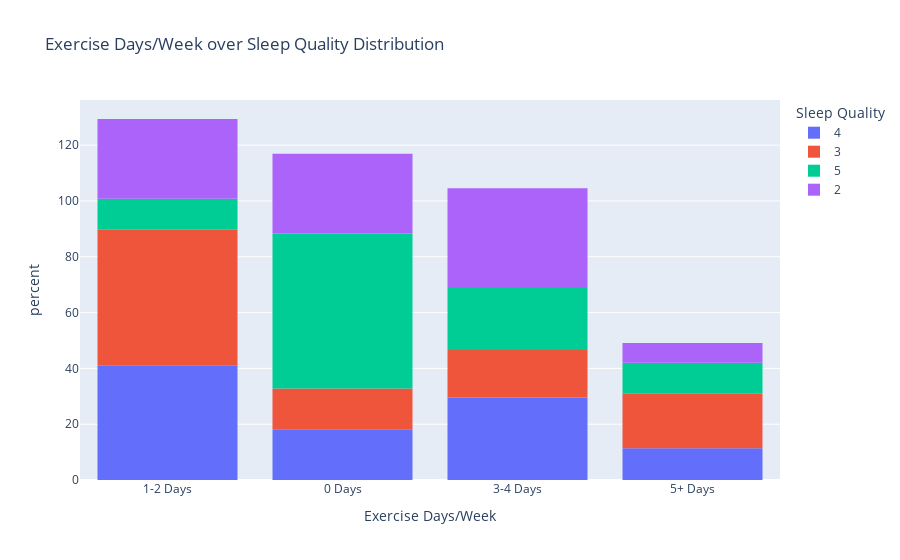
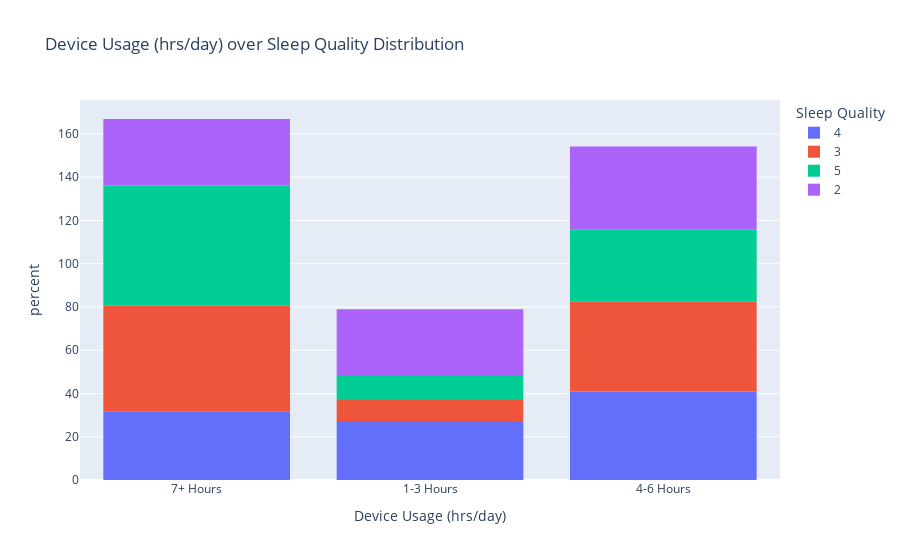
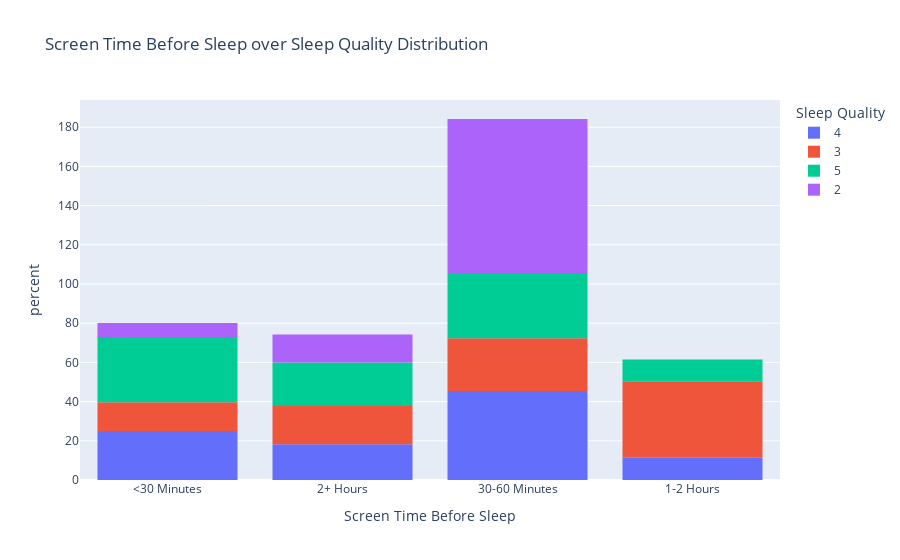

Notebook code cell kept with these figures, in order:
### Markdown cell above
### Behavior

### Code cell
for col in df.columns[5:8]:
    fig = px.histogram(df, x=col, color="Sleep Quality",title=f"{col} over Sleep Quality Distribution", histnorm="percent")
    fig.show()

### Figure 1 — Plotly figure (JSON) as saved in the notebook; plotly's stock layout.template omitted (floating-point values rounded to 4 significant figures)
{"data": [{"alignmentgroup": "True", "bingroup": "x", "histnorm": "percent", "hovertemplate": "Sleep Quality=4<br>Exercise Days/Week=%{x}<br>percent=%{y}<extra></extra>", "legendgroup": "4", "marker": {"color": "#636efa", "pattern": {"shape": ""}}, "name": "4", "offsetgroup": "4", "orientation": "v", "showlegend": true, "type": "histogram", "x": ["1-2 Days", "0 Days", "1-2 Days", "3-4 Days", "1-2 Days", "0 Days", "1-2 Days", "3-4 Days", "1-2 Days", "1-2 Days", "3-4 Days", "3-4 Days", "1-2 Days", "1-2 Days", "3-4 Days", "3-4 Days", "0 Days", "3-4 Days", "3-4 Days", "1-2 Days", "1-2 Days", "0 Days", "3-4 Days", "5+ Days", "1-2 Days", "0 Days", "1-2 Days", "3-4 Days", "5+ Days", "1-2 Days", "0 Days", "3-4 Days", "1-2 Days", "0 Days", "5+ Days", "3-4 Days", "1-2 Days", "1-2 Days", "3-4 Days", "1-2 Days", "5+ Days", "5+ Days", "0 Days", "1-2 Days"], "xaxis": "x", "yaxis": "y"}, {"alignmentgroup": "True", "bingroup": "x", "histnorm": "percent", "hovertemplate": "Sleep Quality=3<br>Exercise Days/Week=%{x}<br>percent=%{y}<extra></extra>", "legendgroup": "3", "marker": {"color": "#EF553B", "pattern": {"shape": ""}}, "name": "3", "offsetgroup": "3", "orientation": "v", "showlegend": true, "type": "histogram", "x": ["1-2 Days", "0 Days", "1-2 Days", "5+ Days", "3-4 Days", "1-2 Days", "0 Days", "3-4 Days", "5+ Days", "5+ Days", "1-2 Days", "3-4 Days", "3-4 Days", "0 Days", "3-4 Days", "1-2 Days", "0 Days", "1-2 Days", "1-2 Days", "1-2 Days", "5+ Days", "1-2 Days", "3-4 Days", "1-2 Days", "1-2 Days", "3-4 Days", "1-2 Days", "0 Days", "5+ Days", "0 Days", "5+ Days", "1-2 Days", "1-2 Days", "1-2 Days", "1-2 Days", "5+ Days", "5+ Days", "1-2 Days", "1-2 Days", "1-2 Days", "1-2 Days"], "xaxis": "x", "yaxis": "y"}, {"alignmentgroup": "True", "bingroup": "x", "histnorm": "percent", "hovertemplate": "Sleep Quality=5<br>Exercise Days/Week=%{x}<br>percent=%{y}<extra></extra>", "legendgroup": "5", "marker": {"color": "#00cc96", "pattern": {"shape": ""}}, "name": "5", "offsetgroup": "5", "orientation": "v", "showlegend": true, "type": "histogram", "x": ["5+ Days", "3-4 Days", "3-4 Days", "1-2 Days", "0 Days", "0 Days", "0 Days", "0 Days", "0 Days"], "xaxis": "x", "yaxis": "y"}, {"alignmentgroup": "True", "bingroup": "x", "histnorm": "percent", "hovertemplate": "Sleep Quality=2<br>Exercise Days/Week=%{x}<br>percent=%{y}<extra></extra>", "legendgroup": "2", "marker": {"color": "#ab63fa", "pattern": {"shape": ""}}, "name": "2", "offsetgroup": "2", "orientation": "v", "showlegend": true, "type": "histogram", "x": ["1-2 Days", "5+ Days", "3-4 Days", "3-4 Days", "1-2 Days", "3-4 Days", "0 Days", "3-4 Days", "0 Days", "1-2 Days", "1-2 Days", "3-4 Days", "0 Days", "0 Days"], "xaxis": "x", "yaxis": "y"}], "layout": {"barmode": "relative", "legend": {"title": {"text": "Sleep Quality"}, "tracegroupgap": 0}, "title": {"text": "Exercise Days/Week over Sleep Quality Distribution"}, "xaxis": {"anchor": "y", "domain": [0, 1], "title": {"text": "Exercise Days/Week"}}, "yaxis": {"anchor": "x", "domain": [0, 1], "title": {"text": "percent"}}}}

### Figure 2 — Plotly figure (JSON) as saved in the notebook; plotly's stock layout.template omitted (floating-point values rounded to 4 significant figures)
{"data": [{"alignmentgroup": "True", "bingroup": "x", "histnorm": "percent", "hovertemplate": "Sleep Quality=4<br>Device Usage (hrs/day)=%{x}<br>percent=%{y}<extra></extra>", "legendgroup": "4", "marker": {"color": "#636efa", "pattern": {"shape": ""}}, "name": "4", "offsetgroup": "4", "orientation": "v", "showlegend": true, "type": "histogram", "x": ["7+ Hours", "7+ Hours", "1-3 Hours", "7+ Hours", "4-6 Hours", "4-6 Hours", "7+ Hours", "4-6 Hours", "1-3 Hours", "1-3 Hours", "1-3 Hours", "4-6 Hours", "7+ Hours", "7+ Hours", "4-6 Hours", "4-6 Hours", "7+ Hours", "4-6 Hours", "1-3 Hours", "1-3 Hours", "7+ Hours", "1-3 Hours", "4-6 Hours", "4-6 Hours", "7+ Hours", "1-3 Hours", "4-6 Hours", "4-6 Hours", "1-3 Hours", "4-6 Hours", "4-6 Hours", "4-6 Hours", "7+ Hours", "1-3 Hours", "4-6 Hours", "4-6 Hours", "1-3 Hours", "7+ Hours", "4-6 Hours", "7+ Hours", "7+ Hours", "7+ Hours", "1-3 Hours", "4-6 Hours"], "xaxis": "x", "yaxis": "y"}, {"alignmentgroup": "True", "bingroup": "x", "histnorm": "percent", "hovertemplate": "Sleep Quality=3<br>Device Usage (hrs/day)=%{x}<br>percent=%{y}<extra></extra>", "legendgroup": "3", "marker": {"color": "#EF553B", "pattern": {"shape": ""}}, "name": "3", "offsetgroup": "3", "orientation": "v", "showlegend": true, "type": "histogram", "x": ["7+ Hours", "7+ Hours", "7+ Hours", "4-6 Hours", "7+ Hours", "7+ Hours", "7+ Hours", "1-3 Hours", "4-6 Hours", "4-6 Hours", "7+ Hours", "4-6 Hours", "4-6 Hours", "7+ Hours", "7+ Hours", "7+ Hours", "7+ Hours", "1-3 Hours", "4-6 Hours", "7+ Hours", "4-6 Hours", "7+ Hours", "4-6 Hours", "7+ Hours", "4-6 Hours", "4-6 Hours", "4-6 Hours", "7+ Hours", "7+ Hours", "1-3 Hours", "7+ Hours", "4-6 Hours", "4-6 Hours", "7+ Hours", "4-6 Hours", "4-6 Hours", "7+ Hours", "1-3 Hours", "4-6 Hours", "4-6 Hours", "7+ Hours"], "xaxis": "x", "yaxis": "y"}, {"alignmentgroup": "True", "bingroup": "x", "histnorm": "percent", "hovertemplate": "Sleep Quality=5<br>Device Usage (hrs/day)=%{x}<br>percent=%{y}<extra></extra>", "legendgroup": "5", "marker": {"color": "#00cc96", "pattern": {"shape": ""}}, "name": "5", "offsetgroup": "5", "orientation": "v", "showlegend": true, "type": "histogram", "x": ["4-6 Hours", "1-3 Hours", "7+ Hours", "4-6 Hours", "7+ Hours", "4-6 Hours", "7+ Hours", "7+ Hours", "7+ Hours"], "xaxis": "x", "yaxis": "y"}, {"alignmentgroup": "True", "bingroup": "x", "histnorm": "percent", "hovertemplate": "Sleep Quality=2<br>Device Usage (hrs/day)=%{x}<br>percent=%{y}<extra></extra>", "legendgroup": "2", "marker": {"color": "#ab63fa", "pattern": {"shape": ""}}, "name": "2", "offsetgroup": "2", "orientation": "v", "showlegend": true, "type": "histogram", "x": ["4-6 Hours", "7+ Hours", null, "4-6 Hours", "4-6 Hours", "7+ Hours", "4-6 Hours", "1-3 Hours", "7+ Hours", "1-3 Hours", "1-3 Hours", "1-3 Hours", "7+ Hours", "4-6 Hours"], "xaxis": "x", "yaxis": "y"}], "layout": {"barmode": "relative", "legend": {"title": {"text": "Sleep Quality"}, "tracegroupgap": 0}, "title": {"text": "Device Usage (hrs/day) over Sleep Quality Distribution"}, "xaxis": {"anchor": "y", "domain": [0, 1], "title": {"text": "Device Usage (hrs/day)"}}, "yaxis": {"anchor": "x", "domain": [0, 1], "title": {"text": "percent"}}}}

### Figure 3 — Plotly figure (JSON) as saved in the notebook; plotly's stock layout.template omitted (floating-point values rounded to 4 significant figures)
{"data": [{"alignmentgroup": "True", "bingroup": "x", "histnorm": "percent", "hovertemplate": "Sleep Quality=4<br>Screen Time Before Sleep=%{x}<br>percent=%{y}<extra></extra>", "legendgroup": "4", "marker": {"color": "#636efa", "pattern": {"shape": ""}}, "name": "4", "offsetgroup": "4", "orientation": "v", "showlegend": true, "type": "histogram", "x": ["<30 Minutes", "2+ Hours", "30-60 Minutes", "2+ Hours", "30-60 Minutes", "30-60 Minutes", "30-60 Minutes", "<30 Minutes", "30-60 Minutes", "30-60 Minutes", "30-60 Minutes", "30-60 Minutes", "2+ Hours", "30-60 Minutes", "30-60 Minutes", "30-60 Minutes", "2+ Hours", "1-2 Hours", "<30 Minutes", "30-60 Minutes", "30-60 Minutes", "<30 Minutes", "30-60 Minutes", "1-2 Hours", "2+ Hours", "<30 Minutes", "30-60 Minutes", "<30 Minutes", "<30 Minutes", "2+ Hours", "30-60 Minutes", "<30 Minutes", "30-60 Minutes", "<30 Minutes", "30-60 Minutes", "30-60 Minutes", "<30 Minutes", "1-2 Hours", "1-2 Hours", "2+ Hours", "<30 Minutes", "2+ Hours", "30-60 Minutes", "1-2 Hours"], "xaxis": "x", "yaxis": "y"}, {"alignmentgroup": "True", "bingroup": "x", "histnorm": "percent", "hovertemplate": "Sleep Quality=3<br>Screen Time Before Sleep=%{x}<br>percent=%{y}<extra></extra>", "legendgroup": "3", "marker": {"color": "#EF553B", "pattern": {"shape": ""}}, "name": "3", "offsetgroup": "3", "orientation": "v", "showlegend": true, "type": "histogram", "x": ["1-2 Hours", "2+ Hours", "1-2 Hours", "<30 Minutes", "1-2 Hours", "1-2 Hours", "2+ Hours", "1-2 Hours", "<30 Minutes", "1-2 Hours", "2+ Hours", "2+ Hours", "1-2 Hours", "2+ Hours", "30-60 Minutes", "30-60 Minutes", "2+ Hours", "1-2 Hours", "1-2 Hours", "30-60 Minutes", "1-2 Hours", "1-2 Hours", "<30 Minutes", "30-60 Minutes", "30-60 Minutes", "1-2 Hours", "30-60 Minutes", "2+ Hours", "30-60 Minutes", "<30 Minutes", "1-2 Hours", "30-60 Minutes", "30-60 Minutes", "30-60 Minutes", "1-2 Hours", "2+ Hours", "1-2 Hours", "<30 Minutes", "<30 Minutes", "1-2 Hours", "30-60 Minutes"], "xaxis": "x", "yaxis": "y"}, {"alignmentgroup": "True", "bingroup": "x", "histnorm": "percent", "hovertemplate": "Sleep Quality=5<br>Screen Time Before Sleep=%{x}<br>percent=%{y}<extra></extra>", "legendgroup": "5", "marker": {"color": "#00cc96", "pattern": {"shape": ""}}, "name": "5", "offsetgroup": "5", "orientation": "v", "showlegend": true, "type": "histogram", "x": ["30-60 Minutes", "30-60 Minutes", "<30 Minutes", "2+ Hours", "30-60 Minutes", "1-2 Hours", "<30 Minutes", "2+ Hours", "<30 Minutes"], "xaxis": "x", "yaxis": "y"}, {"alignmentgroup": "True", "bingroup": "x", "histnorm": "percent", "hovertemplate": "Sleep Quality=2<br>Screen Time Before Sleep=%{x}<br>percent=%{y}<extra></extra>", "legendgroup": "2", "marker": {"color": "#ab63fa", "pattern": {"shape": ""}}, "name": "2", "offsetgroup": "2", "orientation": "v", "showlegend": true, "type": "histogram", "x": ["30-60 Minutes", "2+ Hours", "30-60 Minutes", "30-60 Minutes", "30-60 Minutes", "2+ Hours", "<30 Minutes", "30-60 Minutes", "30-60 Minutes", "30-60 Minutes", "30-60 Minutes", "30-60 Minutes", "30-60 Minutes", "30-60 Minutes"], "xaxis": "x", "yaxis": "y"}], "layout": {"barmode": "relative", "legend": {"title": {"text": "Sleep Quality"}, "tracegroupgap": 0}, "title": {"text": "Screen Time Before Sleep over Sleep Quality Distribution"}, "xaxis": {"anchor": "y", "domain": [0, 1], "title": {"text": "Screen Time Before Sleep"}}, "yaxis": {"anchor": "x", "domain": [0, 1], "title": {"text": "percent"}}}}
